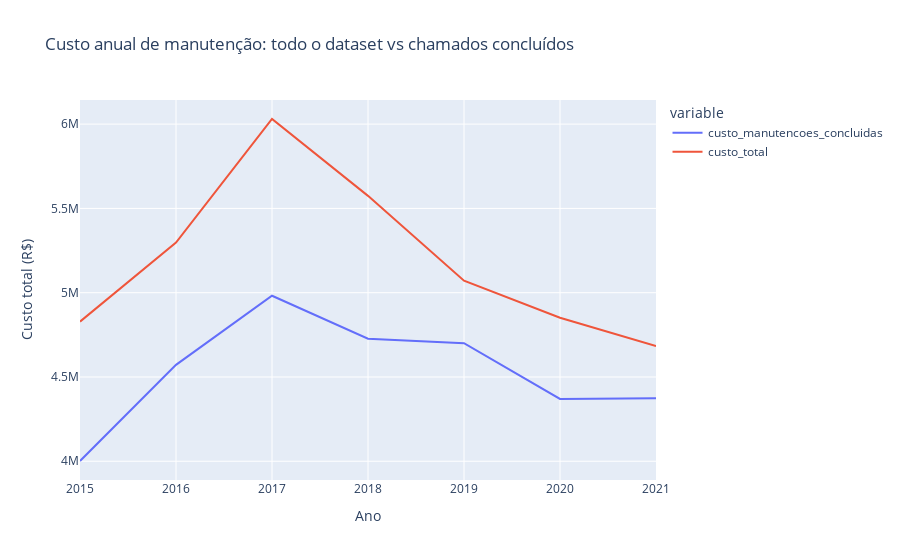

Here is the notebook cell this chart was saved with:
### Code cell
fig = px.line(data_frame=df_tudo, x=df_tudo.index, y= ["custo_manutencoes_concluidas", "custo_total"], title="Custo anual de manutenção: todo o dataset vs chamados concluídos")#, barmode= "group")
fig.update_layout(xaxis_title="Ano", yaxis_title="Custo total (R$)")
fig.show()

### Figure 1 — Plotly figure (JSON) as saved in the notebook; plotly's stock layout.template omitted (floating-point values rounded to 4 significant figures)
{"data": [{"hovertemplate": "variable=custo_manutencoes_concluidas<br>data_inicio=%{x}<br>value=%{y}<extra></extra>", "legendgroup": "custo_manutencoes_concluidas", "line": {"color": "#636efa", "dash": "solid"}, "marker": {"symbol": "circle"}, "mode": "lines", "name": "custo_manutencoes_concluidas", "orientation": "v", "showlegend": true, "type": "scatter", "x": [2015, 2016, 2017, 2018, 2019, 2020, 2021], "xaxis": "x", "y": [4002000.0, 4572000.0, 4982000.0, 4727000.0, 4701000.0, 4370000.0, 4373000.0], "yaxis": "y"}, {"hovertemplate": "variable=custo_total<br>data_inicio=%{x}<br>value=%{y}<extra></extra>", "legendgroup": "custo_total", "line": {"color": "#EF553B", "dash": "solid"}, "marker": {"symbol": "circle"}, "mode": "lines", "name": "custo_total", "orientation": "v", "showlegend": true, "type": "scatter", "x": [2015, 2016, 2017, 2018, 2019, 2020, 2021], "xaxis": "x", "y": [4828000.0, 5298000.0, 6030000.0, 5574000.0, 5071000.0, 4851000.0, 4683000.0], "yaxis": "y"}], "layout": {"autosize": true, "legend": {"title": {"text": "variable"}, "tracegroupgap": 0}, "title": {"text": "Custo anual de manutenção: todo o dataset vs chamados concluídos"}, "xaxis": {"anchor": "y", "autorange": true, "domain": [0, 1], "range": [2015, 2021], "title": {"text": "Ano"}, "type": "linear"}, "yaxis": {"anchor": "x", "autorange": true, "domain": [0, 1], "range": [3889000.0, 6143000.0], "title": {"text": "Custo total (R$)"}, "type": "linear"}}}
